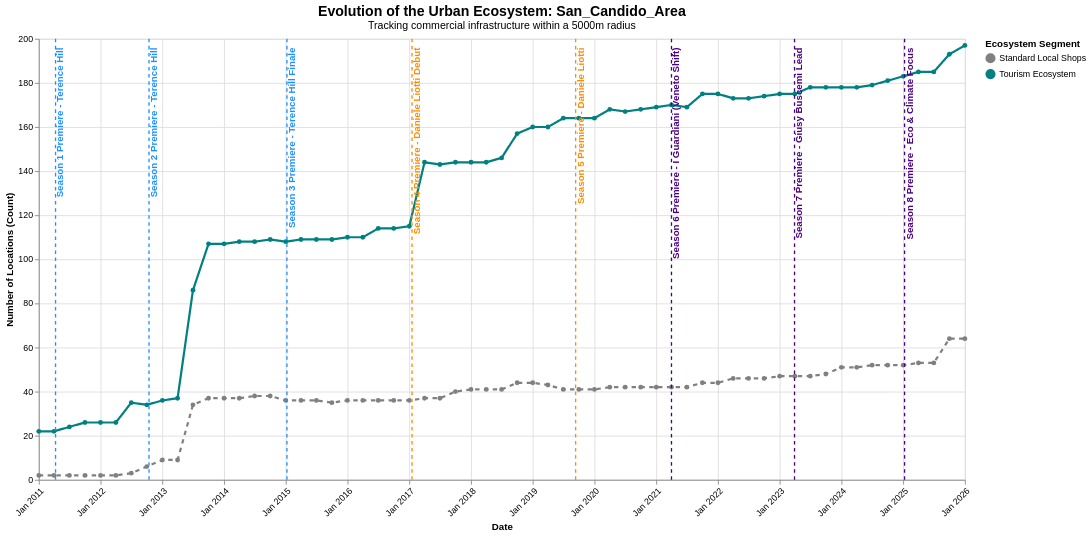

Describe this chart as a Vega-Lite specification.
### Vega-Lite specification from a JSON file in a GitHub repository (floating-point values rounded to 4 significant figures)
{"config": {"view": {"continuousWidth": 300, "continuousHeight": 300}}, "layer": [{"data": {"name": "data-22e50646b7c79a58077cc362228baa02"}, "mark": {"type": "line", "point": true, "strokeWidth": 2.5}, "encoding": {"color": {"field": "Category", "legend": {"orient": "right", "title": "Ecosystem Segment"}, "scale": {"domain": ["Standard Local Shops", "Tourism Ecosystem"], "range": ["gray", "teal"]}, "type": "nominal"}, "strokeDash": {"field": "Category", "legend": null, "scale": {"domain": ["Standard Local Shops", "Tourism Ecosystem"], "range": [[5, 5], [1, 0]]}, "type": "nominal"}, "tooltip": [{"field": "timestamp", "format": "%b %Y", "title": "Date", "type": "temporal"}, {"field": "Category", "title": "Segment", "type": "nominal"}, {"field": "value", "title": "Active Locations", "type": "quantitative"}], "x": {"axis": {"format": "%b %Y", "labelAngle": -45}, "field": "timestamp", "title": "Date", "type": "temporal"}, "y": {"field": "value", "title": "Number of Locations (Count)", "type": "quantitative"}}, "name": "view_05fdf757b8ccc84d_0"}, {"data": {"name": "data-cb21967e2dac776f09fc5592df03dd86"}, "mark": {"type": "rule", "size": 1.5, "strokeDash": [4, 4]}, "encoding": {"color": {"field": "Color", "scale": null, "type": "nominal"}, "x": {"field": "Date", "type": "temporal"}}}, {"data": {"name": "data-cb21967e2dac776f09fc5592df03dd86"}, "mark": {"type": "text", "align": "right", "angle": 270, "baseline": "top", "dx": 5, "fontSize": 11, "fontWeight": "bold"}, "encoding": {"color": {"field": "Color", "scale": null, "type": "nominal"}, "text": {"field": "Event", "type": "nominal"}, "x": {"field": "Date", "type": "temporal"}, "y": {"value": 15}}}], "height": 500, "title": {"text": "Evolution of the Urban Ecosystem: San_Candido_Area", "fontSize": 16, "subtitle": "Tracking commercial infrastructure within a 5000m radius", "subtitleFontSize": 12}, "width": 1050, "$schema": "https://vega.github.io/schema/vega-lite/v6.4.1.json", "datasets": {"data-22e50646b7c79a58077cc362228baa02": [{"timestamp": "2011-01-01T00:00:00", "is_tourist_related": false, "value": 2.0, "Category": "Standard Local Shops"}, {"timestamp": "2011-01-01T00:00:00", "is_tourist_related": true, "value": 22.0, "Category": "Tourism Ecosystem"}, {"timestamp": "2011-04-01T00:00:00", "is_tourist_related": false, "value": 2.0, "Category": "Standard Local Shops"}, {"timestamp": "2011-04-01T00:00:00", "is_tourist_related": true, "value": 22.0, "Category": "Tourism Ecosystem"}, {"timestamp": "2011-07-01T00:00:00", "is_tourist_related": false, "value": 2.0, "Category": "Standard Local Shops"}, {"timestamp": "2011-07-01T00:00:00", "is_tourist_related": true, "value": 24.0, "Category": "Tourism Ecosystem"}, {"timestamp": "2011-10-01T00:00:00", "is_tourist_related": false, "value": 2.0, "Category": "Standard Local Shops"}, {"timestamp": "2011-10-01T00:00:00", "is_tourist_related": true, "value": 26.0, "Category": "Tourism Ecosystem"}, {"timestamp": "2012-01-01T00:00:00", "is_tourist_related": false, "value": 2.0, "Category": "Standard Local Shops"}, {"timestamp": "2012-01-01T00:00:00", "is_tourist_related": true, "value": 26.0, "Category": "Tourism Ecosystem"}, {"timestamp": "2012-04-01T00:00:00", "is_tourist_related": false, "value": 2.0, "Category": "Standard Local Shops"}, {"timestamp": "2012-04-01T00:00:00", "is_tourist_related": true, "value": 26.0, "Category": "Tourism Ecosystem"}, {"timestamp": "2012-07-01T00:00:00", "is_tourist_related": false, "value": 3.0, "Category": "Standard Local Shops"}, {"timestamp": "2012-07-01T00:00:00", "is_tourist_related": true, "value": 35.0, "Category": "Tourism Ecosystem"}, {"timestamp": "2012-10-01T00:00:00", "is_tourist_related": false, "value": 6.0, "Category": "Standard Local Shops"}, {"timestamp": "2012-10-01T00:00:00", "is_tourist_related": true, "value": 34.0, "Category": "Tourism Ecosystem"}, {"timestamp": "2013-01-01T00:00:00", "is_tourist_related": false, "value": 9.0, "Category": "Standard Local Shops"}, {"timestamp": "2013-01-01T00:00:00", "is_tourist_related": true, "value": 36.0, "Category": "Tourism Ecosystem"}, {"timestamp": "2013-04-01T00:00:00", "is_tourist_related": false, "value": 9.0, "Category": "Standard Local Shops"}, {"timestamp": "2013-04-01T00:00:00", "is_tourist_related": true, "value": 37.0, "Category": "Tourism Ecosystem"}, {"timestamp": "2013-07-01T00:00:00", "is_tourist_related": false, "value": 34.0, "Category": "Standard Local Shops"}, {"timestamp": "2013-07-01T00:00:00", "is_tourist_related": true, "value": 86.0, "Category": "Tourism Ecosystem"}, {"timestamp": "2013-10-01T00:00:00", "is_tourist_related": false, "value": 37.0, "Category": "Standard Local Shops"}, {"timestamp": "2013-10-01T00:00:00", "is_tourist_related": true, "value": 107.0, "Category": "Tourism Ecosystem"}, {"timestamp": "2014-01-01T00:00:00", "is_tourist_related": false, "value": 37.0, "Category": "Standard Local Shops"}, {"timestamp": "2014-01-01T00:00:00", "is_tourist_related": true, "value": 107.0, "Category": "Tourism Ecosystem"}, {"timestamp": "2014-04-01T00:00:00", "is_tourist_related": false, "value": 37.0, "Category": "Standard Local Shops"}, {"timestamp": "2014-04-01T00:00:00", "is_tourist_related": true, "value": 108.0, "Category": "Tourism Ecosystem"}, {"timestamp": "2014-07-01T00:00:00", "is_tourist_related": false, "value": 38.0, "Category": "Standard Local Shops"}, {"timestamp": "2014-07-01T00:00:00", "is_tourist_related": true, "value": 108.0, "Category": "Tourism Ecosystem"}, {"timestamp": "2014-10-01T00:00:00", "is_tourist_related": false, "value": 38.0, "Category": "Standard Local Shops"}, {"timestamp": "2014-10-01T00:00:00", "is_tourist_related": true, "value": 109.0, "Category": "Tourism Ecosystem"}, {"timestamp": "2015-01-01T00:00:00", "is_tourist_related": false, "value": 36.0, "Category": "Standard Local Shops"}, {"timestamp": "2015-01-01T00:00:00", "is_tourist_related": true, "value": 108.0, "Category": "Tourism Ecosystem"}, {"timestamp": "2015-04-01T00:00:00", "is_tourist_related": false, "value": 36.0, "Category": "Standard Local Shops"}, {"timestamp": "2015-04-01T00:00:00", "is_tourist_related": true, "value": 109.0, "Category": "Tourism Ecosystem"}, {"timestamp": "2015-07-01T00:00:00", "is_tourist_related": false, "value": 36.0, "Category": "Standard Local Shops"}, {"timestamp": "2015-07-01T00:00:00", "is_tourist_related": true, "value": 109.0, "Category": "Tourism Ecosystem"}, {"timestamp": "2015-10-01T00:00:00", "is_tourist_related": false, "value": 35.0, "Category": "Standard Local Shops"}, {"timestamp": "2015-10-01T00:00:00", "is_tourist_related": true, "value": 109.0, "Category": "Tourism Ecosystem"}, {"timestamp": "2016-01-01T00:00:00", "is_tourist_related": false, "value": 36.0, "Category": "Standard Local Shops"}, {"timestamp": "2016-01-01T00:00:00", "is_tourist_related": true, "value": 110.0, "Category": "Tourism Ecosystem"}, {"timestamp": "2016-04-01T00:00:00", "is_tourist_related": false, "value": 36.0, "Category": "Standard Local Shops"}, {"timestamp": "2016-04-01T00:00:00", "is_tourist_related": true, "value": 110.0, "Category": "Tourism Ecosystem"}, {"timestamp": "2016-07-01T00:00:00", "is_tourist_related": false, "value": 36.0, "Category": "Standard Local Shops"}, {"timestamp": "2016-07-01T00:00:00", "is_tourist_related": true, "value": 114.0, "Category": "Tourism Ecosystem"}, {"timestamp": "2016-10-01T00:00:00", "is_tourist_related": false, "value": 36.0, "Category": "Standard Local Shops"}, {"timestamp": "2016-10-01T00:00:00", "is_tourist_related": true, "value": 114.0, "Category": "Tourism Ecosystem"}, {"timestamp": "2017-01-01T00:00:00", "is_tourist_related": false, "value": 36.0, "Category": "Standard Local Shops"}, {"timestamp": "2017-01-01T00:00:00", "is_tourist_related": true, "value": 115.0, "Category": "Tourism Ecosystem"}, {"timestamp": "2017-04-01T00:00:00", "is_tourist_related": false, "value": 37.0, "Category": "Standard Local Shops"}, {"timestamp": "2017-04-01T00:00:00", "is_tourist_related": true, "value": 144.0, "Category": "Tourism Ecosystem"}, {"timestamp": "2017-07-01T00:00:00", "is_tourist_related": false, "value": 37.0, "Category": "Standard Local Shops"}, {"timestamp": "2017-07-01T00:00:00", "is_tourist_related": true, "value": 143.0, "Category": "Tourism Ecosystem"}, {"timestamp": "2017-10-01T00:00:00", "is_tourist_related": false, "value": 40.0, "Category": "Standard Local Shops"}, {"timestamp": "2017-10-01T00:00:00", "is_tourist_related": true, "value": 144.0, "Category": "Tourism Ecosystem"}, {"timestamp": "2018-01-01T00:00:00", "is_tourist_related": false, "value": 41.0, "Category": "Standard Local Shops"}, {"timestamp": "2018-01-01T00:00:00", "is_tourist_related": true, "value": 144.0, "Category": "Tourism Ecosystem"}, {"timestamp": "2018-04-01T00:00:00", "is_tourist_related": false, "value": 41.0, "Category": "Standard Local Shops"}, {"timestamp": "2018-04-01T00:00:00", "is_tourist_related": true, "value": 144.0, "Category": "Tourism Ecosystem"}, {"timestamp": "2018-07-01T00:00:00", "is_tourist_related": false, "value": 41.0, "Category": "Standard Local Shops"}, {"timestamp": "2018-07-01T00:00:00", "is_tourist_related": true, "value": 146.0, "Category": "Tourism Ecosystem"}, {"timestamp": "2018-10-01T00:00:00", "is_tourist_related": false, "value": 44.0, "Category": "Standard Local Shops"}, {"timestamp": "2018-10-01T00:00:00", "is_tourist_related": true, "value": 157.0, "Category": "Tourism Ecosystem"}, {"timestamp": "2019-01-01T00:00:00", "is_tourist_related": false, "value": 44.0, "Category": "Standard Local Shops"}, {"timestamp": "2019-01-01T00:00:00", "is_tourist_related": true, "value": 160.0, "Category": "Tourism Ecosystem"}, {"timestamp": "2019-04-01T00:00:00", "is_tourist_related": false, "value": 43.0, "Category": "Standard Local Shops"}, {"timestamp": "2019-04-01T00:00:00", "is_tourist_related": true, "value": 160.0, "Category": "Tourism Ecosystem"}, {"timestamp": "2019-07-01T00:00:00", "is_tourist_related": false, "value": 41.0, "Category": "Standard Local Shops"}, {"timestamp": "2019-07-01T00:00:00", "is_tourist_related": true, "value": 164.0, "Category": "Tourism Ecosystem"}, {"timestamp": "2019-10-01T00:00:00", "is_tourist_related": false, "value": 41.0, "Category": "Standard Local Shops"}, {"timestamp": "2019-10-01T00:00:00", "is_tourist_related": true, "value": 164.0, "Category": "Tourism Ecosystem"}, {"timestamp": "2020-01-01T00:00:00", "is_tourist_related": false, "value": 41.0, "Category": "Standard Local Shops"}, {"timestamp": "2020-01-01T00:00:00", "is_tourist_related": true, "value": 164.0, "Category": "Tourism Ecosystem"}, {"timestamp": "2020-04-01T00:00:00", "is_tourist_related": false, "value": 42.0, "Category": "Standard Local Shops"}, {"timestamp": "2020-04-01T00:00:00", "is_tourist_related": true, "value": 168.0, "Category": "Tourism Ecosystem"}, {"timestamp": "2020-07-01T00:00:00", "is_tourist_related": false, "value": 42.0, "Category": "Standard Local Shops"}, {"timestamp": "2020-07-01T00:00:00", "is_tourist_related": true, "value": 167.0, "Category": "Tourism Ecosystem"}, {"timestamp": "2020-10-01T00:00:00", "is_tourist_related": false, "value": 42.0, "Category": "Standard Local Shops"}, {"timestamp": "2020-10-01T00:00:00", "is_tourist_related": true, "value": 168.0, "Category": "Tourism Ecosystem"}, {"timestamp": "2021-01-01T00:00:00", "is_tourist_related": false, "value": 42.0, "Category": "Standard Local Shops"}, {"timestamp": "2021-01-01T00:00:00", "is_tourist_related": true, "value": 169.0, "Category": "Tourism Ecosystem"}, {"timestamp": "2021-04-01T00:00:00", "is_tourist_related": false, "value": 42.0, "Category": "Standard Local Shops"}, {"timestamp": "2021-04-01T00:00:00", "is_tourist_related": true, "value": 170.0, "Category": "Tourism Ecosystem"}, {"timestamp": "2021-07-01T00:00:00", "is_tourist_related": false, "value": 42.0, "Category": "Standard Local Shops"}, {"timestamp": "2021-07-01T00:00:00", "is_tourist_related": true, "value": 169.0, "Category": "Tourism Ecosystem"}, {"timestamp": "2021-10-01T00:00:00", "is_tourist_related": false, "value": 44.0, "Category": "Standard Local Shops"}, {"timestamp": "2021-10-01T00:00:00", "is_tourist_related": true, "value": 175.0, "Category": "Tourism Ecosystem"}, {"timestamp": "2022-01-01T00:00:00", "is_tourist_related": false, "value": 44.0, "Category": "Standard Local Shops"}, {"timestamp": "2022-01-01T00:00:00", "is_tourist_related": true, "value": 175.0, "Category": "Tourism Ecosystem"}, {"timestamp": "2022-04-01T00:00:00", "is_tourist_related": false, "value": 46.0, "Category": "Standard Local Shops"}, {"timestamp": "2022-04-01T00:00:00", "is_tourist_related": true, "value": 173.0, "Category": "Tourism Ecosystem"}, {"timestamp": "2022-07-01T00:00:00", "is_tourist_related": false, "value": 46.0, "Category": "Standard Local Shops"}, {"timestamp": "2022-07-01T00:00:00", "is_tourist_related": true, "value": 173.0, "Category": "Tourism Ecosystem"}, {"timestamp": "2022-10-01T00:00:00", "is_tourist_related": false, "value": 46.0, "Category": "Standard Local Shops"}, {"timestamp": "2022-10-01T00:00:00", "is_tourist_related": true, "value": 174.0, "Category": "Tourism Ecosystem"}, {"timestamp": "2023-01-01T00:00:00", "is_tourist_related": false, "value": 47.0, "Category": "Standard Local Shops"}, {"timestamp": "2023-01-01T00:00:00", "is_tourist_related": true, "value": 175.0, "Category": "Tourism Ecosystem"}, {"timestamp": "2023-04-01T00:00:00", "is_tourist_related": false, "value": 47.0, "Category": "Standard Local Shops"}, {"timestamp": "2023-04-01T00:00:00", "is_tourist_related": true, "value": 175.0, "Category": "Tourism Ecosystem"}, {"timestamp": "2023-07-01T00:00:00", "is_tourist_related": false, "value": 47.0, "Category": "Standard Local Shops"}, {"timestamp": "2023-07-01T00:00:00", "is_tourist_related": true, "value": 178.0, "Category": "Tourism Ecosystem"}, {"timestamp": "2023-10-01T00:00:00", "is_tourist_related": false, "value": 48.0, "Category": "Standard Local Shops"}, {"timestamp": "2023-10-01T00:00:00", "is_tourist_related": true, "value": 178.0, "Category": "Tourism Ecosystem"}, {"timestamp": "2024-01-01T00:00:00", "is_tourist_related": false, "value": 51.0, "Category": "Standard Local Shops"}, {"timestamp": "2024-01-01T00:00:00", "is_tourist_related": true, "value": 178.0, "Category": "Tourism Ecosystem"}, {"timestamp": "2024-04-01T00:00:00", "is_tourist_related": false, "value": 51.0, "Category": "Standard Local Shops"}, {"timestamp": "2024-04-01T00:00:00", "is_tourist_related": true, "value": 178.0, "Category": "Tourism Ecosystem"}, {"timestamp": "2024-07-01T00:00:00", "is_tourist_related": false, "value": 52.0, "Category": "Standard Local Shops"}, {"timestamp": "2024-07-01T00:00:00", "is_tourist_related": true, "value": 179.0, "Category": "Tourism Ecosystem"}, {"timestamp": "2024-10-01T00:00:00", "is_tourist_related": false, "value": 52.0, "Category": "Standard Local Shops"}, {"timestamp": "2024-10-01T00:00:00", "is_tourist_related": true, "value": 181.0, "Category": "Tourism Ecosystem"}, {"timestamp": "2025-01-01T00:00:00", "is_tourist_related": false, "value": 52.0, "Category": "Standard Local Shops"}, {"timestamp": "2025-01-01T00:00:00", "is_tourist_related": true, "value": 183.0, "Category": "Tourism Ecosystem"}, {"timestamp": "2025-04-01T00:00:00", "is_tourist_related": false, "value": 53.0, "Category": "Standard Local Shops"}, {"timestamp": "2025-04-01T00:00:00", "is_tourist_related": true, "value": 185.0, "Category": "Tourism Ecosystem"}, {"timestamp": "2025-07-01T00:00:00", "is_tourist_related": false, "value": 53.0, "Category": "Standard Local Shops"}, {"timestamp": "2025-07-01T00:00:00", "is_tourist_related": true, "value": 185.0, "Category": "Tourism Ecosystem"}, {"timestamp": "2025-10-01T00:00:00", "is_tourist_related": false, "value": 64.0, "Category": "Standard Local Shops"}, {"timestamp": "2025-10-01T00:00:00", "is_tourist_related": true, "value": 193.0, "Category": "Tourism Ecosystem"}, {"timestamp": "2026-01-01T00:00:00", "is_tourist_related": false, "value": 64.0, "Category": "Standard Local Shops"}, {"timestamp": "2026-01-01T00:00:00", "is_tourist_related": true, "value": 197.0, "Category": "Tourism Ecosystem"}], "data-cb21967e2dac776f09fc5592df03dd86": [{"Date": "2011-04-10T00:00:00", "Event": "Season 1 Premiere - Terence Hill", "Color": "#1E90FF"}, {"Date": "2012-10-14T00:00:00", "Event": "Season 2 Premiere - Terence Hill", "Color": "#1E90FF"}, {"Date": "2015-01-08T00:00:00", "Event": "Season 3 Premiere - Terence Hill Finale", "Color": "#1E90FF"}, {"Date": "2017-01-17T00:00:00", "Event": "Season 4 Premiere - Daniele Liotti Debut", "Color": "#FF8C00"}, {"Date": "2019-09-12T00:00:00", "Event": "Season 5 Premiere - Daniele Liotti", "Color": "#FF8C00"}, {"Date": "2021-04-01T00:00:00", "Event": "Season 6 Premiere - I Guardiani (Veneto Shift)", "Color": "#4B0082"}, {"Date": "2023-03-30T00:00:00", "Event": "Season 7 Premiere - Giusy Buscemi Lead", "Color": "#4B0082"}, {"Date": "2025-01-09T00:00:00", "Event": "Season 8 Premiere - Eco & Climate Focus", "Color": "#4B0082"}]}}
